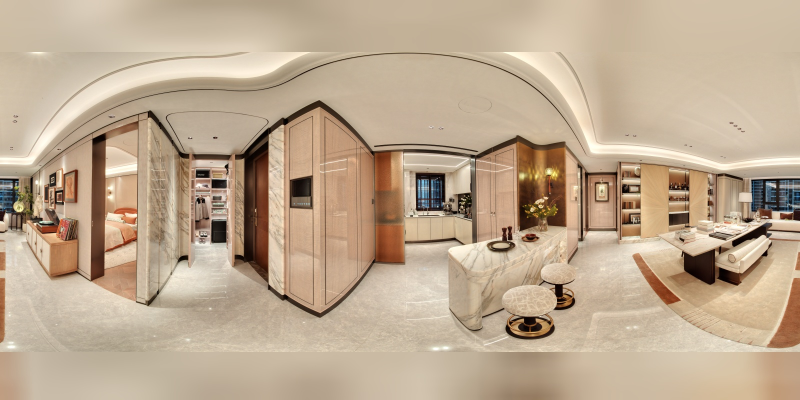
#> input picture assets/panoImage_real.jpg, 1600 x 800 px (shown at 1/2 size)
$ python visualize_segmentation.py --segment ../assets/panoImage_real.jpg --mapping ../assets/depth_vis_synthesis.jpg --output out.png
#> lines starting #> are read from the running program, lines starting #| are printed output that depends on the picture
#!/usr/bin/env python3
"""Colourise a Realsee3D ``segment.png`` using the official class palette.

``segment.png`` stores raw integer class IDs, so it looks almost black when
opened directly. This tool maps every ID to the official RGB colour from the
``metadata/class_mapping_*.json`` tables and, optionally, blends the result over
the RGB panorama. Real-world scenes use ``class_mapping_real.json``; synthetic
scenes use ``class_mapping_synthetic.json``. Label ID 0 (background) is black.

Examples:
    python scripts/visualize_segmentation.py \
        --segment <viewpoint>/segment.png \
        --mapping metadata/class_mapping_real.json \
        --output seg_vis.png

    python scripts/visualize_segmentation.py \
        --segment <viewpoint>/segment.png --mapping metadata/class_mapping_synthetic.json \
        --panorama <viewpoint>/panoImage_1600.jpg --alpha 0.6 --output seg_overlay.png --legend
"""
from __future__ import annotations

import argparse
import json
from pathlib import Path

import cv2
import numpy as np


def load_palette(mapping_path: Path) -> tuple[dict[int, tuple], dict[int, str]]:
    """Load ``id -> (R, G, B)`` and ``id -> name`` from a class-mapping JSON."""
    doc = json.loads(mapping_path.read_text(encoding="utf-8"))
    id2color = {int(c["id"]): tuple(int(v) for v in c["color"]) for c in doc["classes"]}
    id2name = {int(c["id"]): c["name"] for c in doc["classes"]}
    return id2color, id2name


def build_lut(id2color: dict[int, tuple]) -> np.ndarray:
    """Build a 256x3 RGB lookup table; unmapped IDs (including 0) stay black."""
    lut = np.zeros((256, 3), dtype=np.uint8)
    for cid, rgb in id2color.items():
        if 0 <= cid < 256:
            lut[cid] = rgb
    return lut


def colourise(segment: np.ndarray, lut: np.ndarray) -> np.ndarray:
    """Map a single-channel ID image to an RGB colour image."""
    if segment.ndim != 2:
        raise ValueError(f"segment.png must be single-channel, got shape {segment.shape}")
    return lut[segment]


def main() -> None:
    ap = argparse.ArgumentParser(description=__doc__, formatter_class=argparse.RawDescriptionHelpFormatter)
    ap.add_argument("--segment", required=True, type=Path, help="Path to segment.png")
    ap.add_argument("--mapping", required=True, type=Path,
                    help="metadata/class_mapping_real.json (real) or class_mapping_synthetic.json (synthetic)")
    ap.add_argument("--output", required=True, type=Path, help="Output PNG path")
    ap.add_argument("--panorama", type=Path, default=None,
                    help="Optional panoImage_1600.jpg to blend the segmentation over")
    ap.add_argument("--alpha", type=float, default=0.6,
                    help="Segmentation opacity for overlay (0-1, default 0.6)")
    ap.add_argument("--legend", action="store_true", help="Print the classes present in the image")
    args = ap.parse_args()

    segment = cv2.imread(str(args.segment), cv2.IMREAD_UNCHANGED)
#> segment is the input picture: shape (800, 1600, 3); mean B, G, R 144.6, 168.9, 189.8
    if segment is None:
        raise SystemExit(f"Could not read segment image: {args.segment}")
    if segment.ndim == 3:
        segment = segment[:, :, 0]
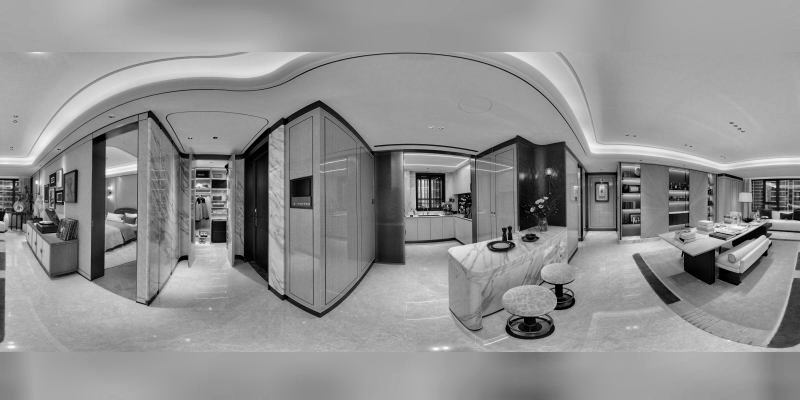
#> segment: shape (800, 1600) (shown at 1/2 size); min 0, max 255, mean 144.6

    id2color, id2name = load_palette(args.mapping)
    lut = build_lut(id2color)
    vis_bgr = cv2.cvtColor(colourise(segment, lut), cv2.COLOR_RGB2BGR)

    if args.panorama is not None:
        pano = cv2.imread(str(args.panorama), cv2.IMREAD_COLOR)
        if pano is None:
            raise SystemExit(f"Could not read panorama: {args.panorama}")
        if pano.shape[:2] != vis_bgr.shape[:2]:
            pano = cv2.resize(pano, (vis_bgr.shape[1], vis_bgr.shape[0]), interpolation=cv2.INTER_NEAREST)
        a = float(np.clip(args.alpha, 0.0, 1.0))
        blended = cv2.addWeighted(vis_bgr, a, pano, 1.0 - a, 0.0)
        # Blend only labelled pixels; keep the raw panorama in background regions.
        vis_bgr = np.where((segment != 0)[:, :, None], blended, pano)

    args.output.parent.mkdir(parents=True, exist_ok=True)
    cv2.imwrite(str(args.output), vis_bgr)
    print(f"Saved visualization to {args.output}")

    if args.legend:
        present = sorted(int(v) for v in np.unique(segment))
        print(f"{len(present)} labels present:")
        for cid in present:
            label = "background" if cid == 0 else id2name.get(cid, f"<unmapped id {cid}>")
            print(f"  {cid:>4}  {label}")


if __name__ == "__main__":
#> (the run stopped early here; a loop or call above may not have finished)

$ run again, on assets/panoImage_synthesis.jpg
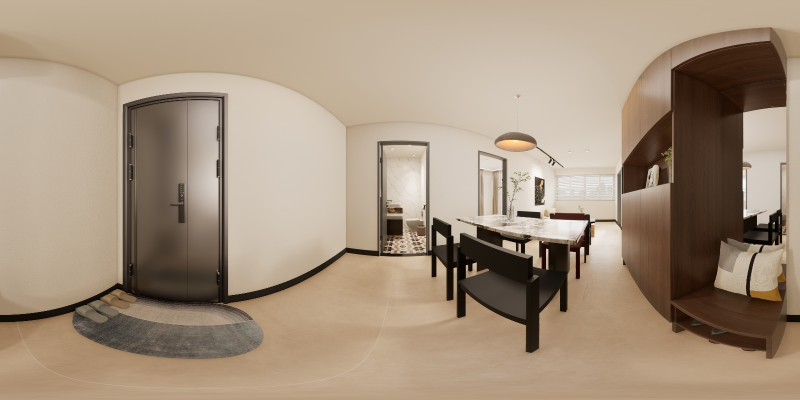
#> input picture assets/panoImage_synthesis.jpg, 1600 x 800 px (shown at 1/2 size)
#> in main, segment is the input picture: shape (800, 1600, 3); mean B, G, R 126, 146.1, 164.7
#> in main, `segment = segment[:, :, 0]`:
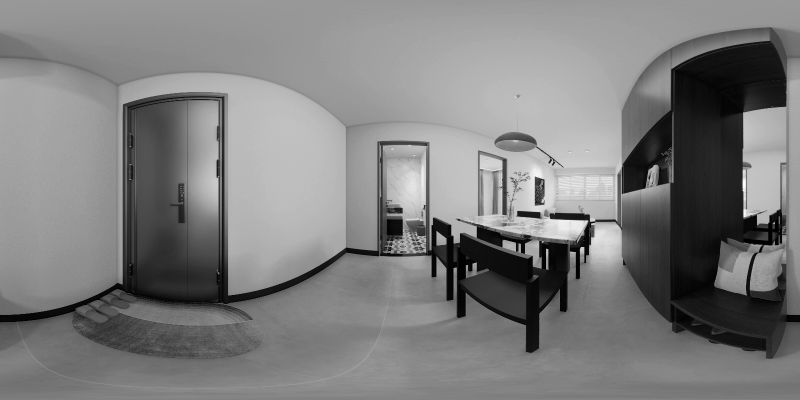
#> segment: shape (800, 1600) (shown at 1/2 size); min 0, max 253, mean 126
